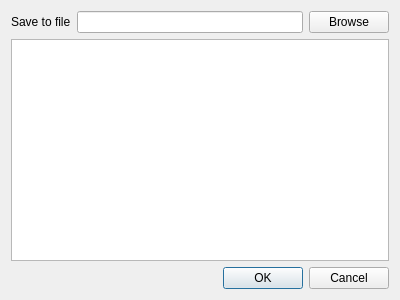
<?xml version="1.0" encoding="UTF-8"?>
<ui version="4.0">
 <class>ManageCSWConnectionsDialog</class>
 <widget class="QDialog" name="ManageCSWConnectionsDialog">
  <property name="geometry">
   <rect>
    <x>0</x>
    <y>0</y>
    <width>400</width>
    <height>300</height>
   </rect>
  </property>
  <property name="windowTitle">
   <string>Manage connections</string>
  </property>
  <layout class="QVBoxLayout" name="verticalLayout">
   <item>
    <layout class="QHBoxLayout" name="horizontalLayout">
     <item>
      <widget class="QLabel" name="label">
       <property name="text">
        <string>Save to file</string>
       </property>
      </widget>
     </item>
     <item>
      <widget class="QLineEdit" name="leFileName"/>
     </item>
     <item>
      <widget class="QPushButton" name="btnBrowse">
       <property name="text">
        <string>Browse</string>
       </property>
      </widget>
     </item>
    </layout>
   </item>
   <item>
    <widget class="QListWidget" name="listConnections">
     <property name="editTriggers">
      <set>QAbstractItemView::NoEditTriggers</set>
     </property>
     <property name="alternatingRowColors">
      <bool>true</bool>
     </property>
     <property name="selectionMode">
      <enum>QAbstractItemView::ExtendedSelection</enum>
     </property>
    </widget>
   </item>
   <item>
    <widget class="QDialogButtonBox" name="buttonBox">
     <property name="orientation">
      <enum>Qt::Horizontal</enum>
     </property>
     <property name="standardButtons">
      <set>QDialogButtonBox::Cancel|QDialogButtonBox::Ok</set>
     </property>
    </widget>
   </item>
  </layout>
 </widget>
 <resources/>
 <connections>
  <connection>
   <sender>buttonBox</sender>
   <signal>accepted()</signal>
   <receiver>ManageCSWConnectionsDialog</receiver>
   <slot>accept()</slot>
   <hints>
    <hint type="sourcelabel">
     <x>248</x>
     <y>254</y>
    </hint>
    <hint type="destinationlabel">
     <x>157</x>
     <y>274</y>
    </hint>
   </hints>
  </connection>
  <connection>
   <sender>buttonBox</sender>
   <signal>rejected()</signal>
   <receiver>ManageCSWConnectionsDialog</receiver>
   <slot>reject()</slot>
   <hints>
    <hint type="sourcelabel">
     <x>316</x>
     <y>260</y>
    </hint>
    <hint type="destinationlabel">
     <x>286</x>
     <y>274</y>
    </hint>
   </hints>
  </connection>
 </connections>
</ui>
